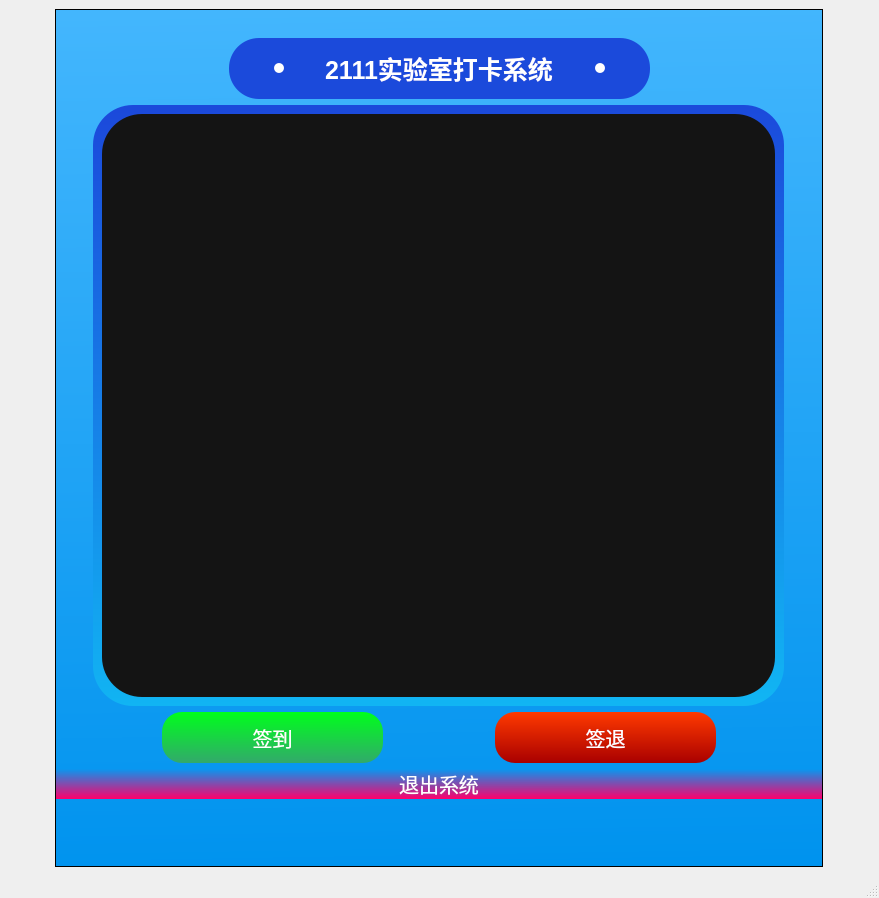
<?xml version="1.0" encoding="UTF-8"?>
<ui version="4.0">
 <class>MainWindow</class>
 <widget class="QMainWindow" name="MainWindow">
  <property name="geometry">
   <rect>
    <x>0</x>
    <y>0</y>
    <width>879</width>
    <height>898</height>
   </rect>
  </property>
  <property name="windowTitle">
   <string>MainWindow</string>
  </property>
  <widget class="QWidget" name="centralwidget">
   <layout class="QGridLayout" name="gridLayout_2">
    <item row="0" column="0">
     <widget class="QFrame" name="frame">
      <property name="minimumSize">
       <size>
        <width>768</width>
        <height>10</height>
       </size>
      </property>
      <property name="maximumSize">
       <size>
        <width>768</width>
        <height>16777215</height>
       </size>
      </property>
      <property name="styleSheet">
       <string notr="true">background-color: qlineargradient(spread:pad, x1:0.46798, y1:0, x2:0.483, y2:1, stop:0 rgba(67, 182, 253, 255), stop:1 rgba(0, 147, 238, 255));</string>
      </property>
      <property name="frameShape">
       <enum>QFrame::StyledPanel</enum>
      </property>
      <property name="frameShadow">
       <enum>QFrame::Raised</enum>
      </property>
      <layout class="QVBoxLayout" name="verticalLayout_2">
       <property name="leftMargin">
        <number>0</number>
       </property>
       <property name="topMargin">
        <number>0</number>
       </property>
       <property name="rightMargin">
        <number>0</number>
       </property>
       <property name="bottomMargin">
        <number>10</number>
       </property>
       <item>
        <spacer name="verticalSpacer">
         <property name="orientation">
          <enum>Qt::Vertical</enum>
         </property>
         <property name="sizeHint" stdset="0">
          <size>
           <width>20</width>
           <height>40</height>
          </size>
         </property>
        </spacer>
       </item>
       <item>
        <layout class="QHBoxLayout" name="horizontalLayout_4">
         <item>
          <spacer name="horizontalSpacer">
           <property name="orientation">
            <enum>Qt::Horizontal</enum>
           </property>
           <property name="sizeHint" stdset="0">
            <size>
             <width>40</width>
             <height>20</height>
            </size>
           </property>
          </spacer>
         </item>
         <item>
          <widget class="QFrame" name="frame_2">
           <property name="minimumSize">
            <size>
             <width>421</width>
             <height>61</height>
            </size>
           </property>
           <property name="maximumSize">
            <size>
             <width>421</width>
             <height>61</height>
            </size>
           </property>
           <property name="styleSheet">
            <string notr="true">.QFrame{
	width: 580px;
height: 96px;
background: #1B4ADB;
border-radius: 30px 30px 30px 30px;
opacity: 1;
}</string>
           </property>
           <property name="frameShape">
            <enum>QFrame::StyledPanel</enum>
           </property>
           <property name="frameShadow">
            <enum>QFrame::Raised</enum>
           </property>
           <layout class="QHBoxLayout" name="horizontalLayout">
            <item>
             <spacer name="horizontalSpacer_5">
              <property name="orientation">
               <enum>Qt::Horizontal</enum>
              </property>
              <property name="sizeHint" stdset="0">
               <size>
                <width>40</width>
                <height>20</height>
               </size>
              </property>
             </spacer>
            </item>
            <item>
             <widget class="QLabel" name="label_2">
              <property name="minimumSize">
               <size>
                <width>10</width>
                <height>10</height>
               </size>
              </property>
              <property name="maximumSize">
               <size>
                <width>10</width>
                <height>10</height>
               </size>
              </property>
              <property name="styleSheet">
               <string notr="true">background-color: rgb(255, 255, 255);
border-radius: 5px</string>
              </property>
              <property name="text">
               <string/>
              </property>
             </widget>
            </item>
            <item>
             <spacer name="horizontalSpacer_3">
              <property name="orientation">
               <enum>Qt::Horizontal</enum>
              </property>
              <property name="sizeHint" stdset="0">
               <size>
                <width>40</width>
                <height>20</height>
               </size>
              </property>
             </spacer>
            </item>
            <item>
             <widget class="QLabel" name="label">
              <property name="styleSheet">
               <string notr="true">.QLabel{
	color: rgb(255, 255, 255);
	font-size: 25px;
	font-weight: 700;
	
	background-color: rgba(255, 255, 255, 0);
}
</string>
              </property>
              <property name="text">
               <string>2111实验室打卡系统</string>
              </property>
              <property name="alignment">
               <set>Qt::AlignCenter</set>
              </property>
             </widget>
            </item>
            <item>
             <spacer name="horizontalSpacer_4">
              <property name="orientation">
               <enum>Qt::Horizontal</enum>
              </property>
              <property name="sizeHint" stdset="0">
               <size>
                <width>40</width>
                <height>20</height>
               </size>
              </property>
             </spacer>
            </item>
            <item>
             <widget class="QLabel" name="label_3">
              <property name="minimumSize">
               <size>
                <width>10</width>
                <height>10</height>
               </size>
              </property>
              <property name="maximumSize">
               <size>
                <width>10</width>
                <height>10</height>
               </size>
              </property>
              <property name="styleSheet">
               <string notr="true">background-color: rgb(255, 255, 255);
border-radius: 5px</string>
              </property>
              <property name="text">
               <string/>
              </property>
             </widget>
            </item>
            <item>
             <spacer name="horizontalSpacer_6">
              <property name="orientation">
               <enum>Qt::Horizontal</enum>
              </property>
              <property name="sizeHint" stdset="0">
               <size>
                <width>40</width>
                <height>20</height>
               </size>
              </property>
             </spacer>
            </item>
           </layout>
          </widget>
         </item>
         <item>
          <spacer name="horizontalSpacer_2">
           <property name="orientation">
            <enum>Qt::Horizontal</enum>
           </property>
           <property name="sizeHint" stdset="0">
            <size>
             <width>40</width>
             <height>20</height>
            </size>
           </property>
          </spacer>
         </item>
        </layout>
       </item>
       <item>
        <layout class="QHBoxLayout" name="horizontalLayout_7">
         <item>
          <widget class="QFrame" name="frame_3">
           <property name="minimumSize">
            <size>
             <width>691</width>
             <height>601</height>
            </size>
           </property>
           <property name="maximumSize">
            <size>
             <width>691</width>
             <height>601</height>
            </size>
           </property>
           <property name="styleSheet">
            <string notr="true">background-color: qlineargradient(spread:pad, x1:0.537, y1:1, x2:0.517, y2:0, stop:0 rgba(17, 181, 243, 255), stop:1 rgba(27, 73, 219, 255));
border-radius: 40px;</string>
           </property>
           <property name="frameShape">
            <enum>QFrame::StyledPanel</enum>
           </property>
           <property name="frameShadow">
            <enum>QFrame::Raised</enum>
           </property>
           <layout class="QGridLayout" name="gridLayout">
            <item row="0" column="0">
             <widget class="QLabel" name="face_frame">
              <property name="minimumSize">
               <size>
                <width>673</width>
                <height>0</height>
               </size>
              </property>
              <property name="styleSheet">
               <string notr="true">
background-color: rgb(20, 20, 20);</string>
              </property>
              <property name="text">
               <string/>
              </property>
             </widget>
            </item>
           </layout>
          </widget>
         </item>
        </layout>
       </item>
       <item>
        <layout class="QVBoxLayout" name="verticalLayout_3"/>
       </item>
       <item>
        <layout class="QHBoxLayout" name="horizontalLayout_5">
         <item>
          <widget class="QPushButton" name="sign_in">
           <property name="minimumSize">
            <size>
             <width>221</width>
             <height>51</height>
            </size>
           </property>
           <property name="maximumSize">
            <size>
             <width>221</width>
             <height>51</height>
            </size>
           </property>
           <property name="styleSheet">
            <string notr="true">background-color: qlineargradient(spread:pad, x1:0.492611, y1:0, x2:0.482759, y2:1, stop:0 rgba(0, 255, 28, 255), stop:1 rgba(50, 169, 107, 255));

border-radius: 20px;
color: #FFFFFF;
font-size: 20px;</string>
           </property>
           <property name="text">
            <string>签到</string>
           </property>
          </widget>
         </item>
         <item>
          <widget class="QPushButton" name="sign_out">
           <property name="minimumSize">
            <size>
             <width>221</width>
             <height>51</height>
            </size>
           </property>
           <property name="maximumSize">
            <size>
             <width>221</width>
             <height>51</height>
            </size>
           </property>
           <property name="styleSheet">
            <string notr="true">background-color: qlineargradient(spread:pad, x1:0.492611, y1:0, x2:0.482759, y2:1, stop:0 rgba(255, 58, 0, 255), stop:1 rgba(169, 0, 0, 255));

border-radius: 20px;
color: #FFFFFF;
font-size: 20px</string>
           </property>
           <property name="text">
            <string>签退</string>
           </property>
          </widget>
         </item>
        </layout>
       </item>
       <item>
        <widget class="QPushButton" name="log_out">
         <property name="styleSheet">
          <string notr="true">background-color: qlineargradient(spread:pad, x1:0.492611, y1:0, x2:0.482759, y2:1, stop:0 rgba(150, 150, 255, 0), stop:1 rgba(255, 0, 107, 255));

border-radius: 20px;
color: #FFFFFF;
font-size: 20px;</string>
         </property>
         <property name="text">
          <string>退出系统</string>
         </property>
        </widget>
       </item>
       <item>
        <spacer name="verticalSpacer_2">
         <property name="orientation">
          <enum>Qt::Vertical</enum>
         </property>
         <property name="sizeHint" stdset="0">
          <size>
           <width>20</width>
           <height>40</height>
          </size>
         </property>
        </spacer>
       </item>
       <item>
        <spacer name="verticalSpacer_3">
         <property name="orientation">
          <enum>Qt::Vertical</enum>
         </property>
         <property name="sizeHint" stdset="0">
          <size>
           <width>20</width>
           <height>40</height>
          </size>
         </property>
        </spacer>
       </item>
      </layout>
     </widget>
    </item>
   </layout>
  </widget>
  <widget class="QMenuBar" name="menubar">
   <property name="geometry">
    <rect>
     <x>0</x>
     <y>0</y>
     <width>879</width>
     <height>22</height>
    </rect>
   </property>
  </widget>
  <widget class="QStatusBar" name="statusbar"/>
 </widget>
 <resources/>
 <connections/>
</ui>
